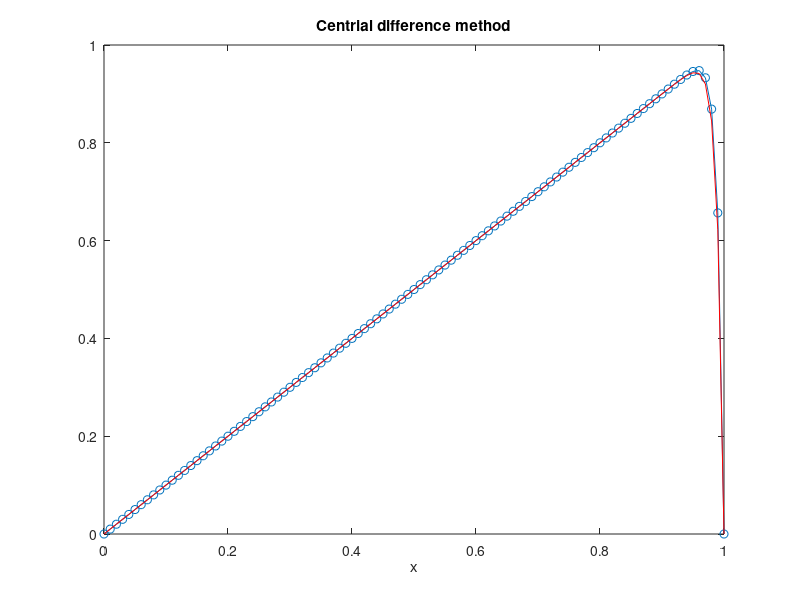

MATLAB code to generate this figure:
epsilon = 0.01;
ue = @(x) (x - exp((x-1)/epsilon) - x .* exp(-1 / epsilon) + exp(-1 / epsilon)) / (1 - exp(-1/epsilon));

% Define boundary condition
u0 = 0;
u1 = 0;

% Crate mesh
n = 100;
h = 1 / n;
m = n - 1;
x = linspace(0, 1, n + 1);

% Assemble linear system

left_coef = -epsilon / (h * h) - 1 / (2 * h);
right_coef = -epsilon / (h * h) + 1 / (2 * h);
center_coef = (2 * epsilon) / (h * h);

A = zeros(m, m);
for i = 1:m
    for j = 1:m
        
        if (i == j)
            A(i, j) = center_coef;
        end
    
        if (j == i - 1)
            A(i, j) = left_coef;
        end
    
        if (j == i + 1)
            A(i, j) = right_coef;
        end
    end
end

b = zeros(m, 1);
for i = 1:m
    
    b(i) = 1;
    
    if (i == 1)
        b(i) = b(i) - left_coef * u0;
    end
    
    if (i == m)
        b(m) = b(m) - right_coef * u1;
    end
end

% Solving linear system
cdm_sol = A\b;
cdm_sol = [u0; cdm_sol; u1];

% Plot solution
plot(x, cdm_sol, '-o',x, ue(x), 'r')
title('Centrial difference method')
xlabel('x')